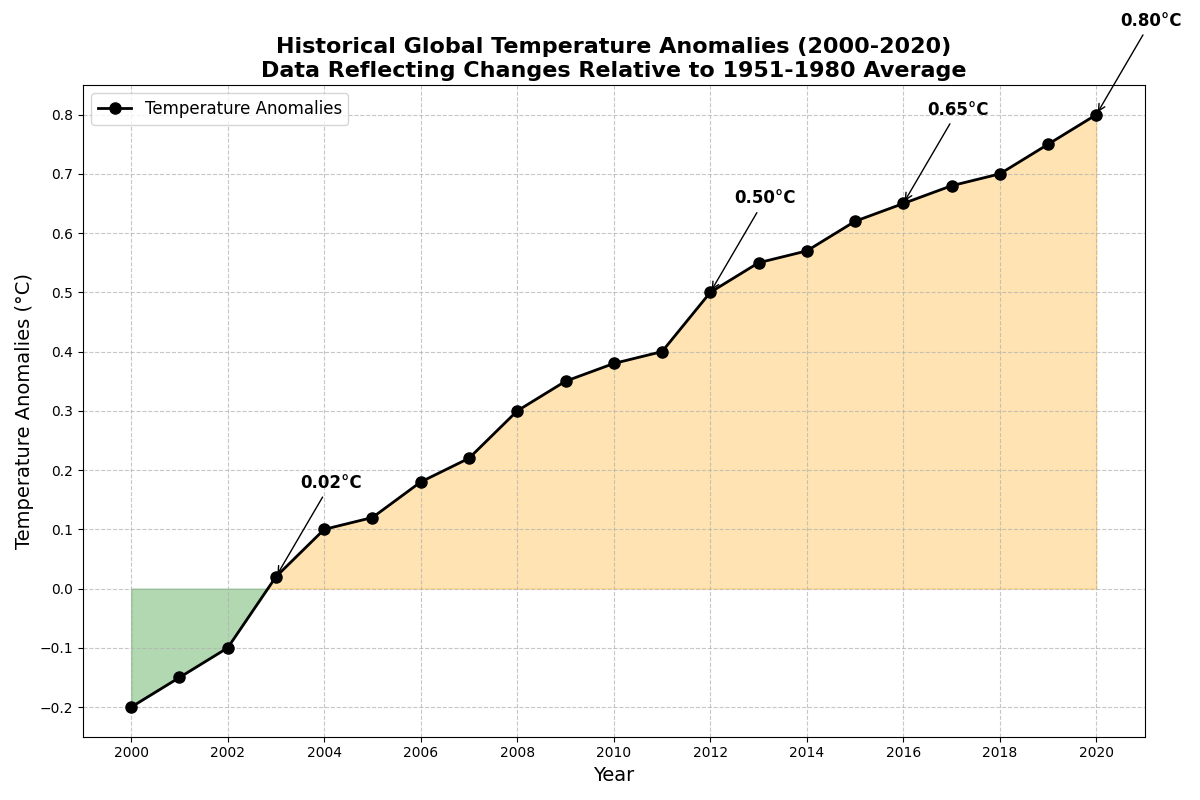

Source code (Python):
import matplotlib.pyplot as plt
import numpy as np

years = np.arange(2000, 2021)

temperature_anomalies = np.array([-0.2, -0.15, -0.1, 0.02, 0.1, 0.12, 0.18, 0.22, 0.3, 0.35, 
                         0.38, 0.4, 0.5, 0.55, 0.57, 0.62, 0.65, 0.68, 0.7, 0.75, 0.8])

# New set of colors for the different levels of temperature anomalies
colors_below = 'green'  # temperatures below baseline
colors_above = 'orange' # temperatures above baseline

fig, ax = plt.subplots(figsize=(12, 8))

ax.plot(years, temperature_anomalies, marker='o', linestyle='-', color='black', linewidth=2, markersize=8, label='Temperature Anomalies')

# Apply the new color scheme to fill under the curve
ax.fill_between(years, temperature_anomalies, where=(temperature_anomalies < 0), color=colors_below, alpha=0.3, interpolate=True)
ax.fill_between(years, temperature_anomalies, where=(temperature_anomalies >= 0), color=colors_above, alpha=0.3, interpolate=True)

ax.set_title("Historical Global Temperature Anomalies (2000-2020)\nData Reflecting Changes Relative to 1951-1980 Average", fontsize=16, fontweight='bold')
ax.set_xlabel("Year", fontsize=14)
ax.set_ylabel("Temperature Anomalies (°C)", fontsize=14)

ax.set_xticks(np.arange(2000, 2021, 2))
ax.set_yticks(np.arange(-0.2, 0.9, 0.1))
ax.grid(True, linestyle='--', alpha=0.7)

ax.legend(loc="upper left", fontsize=12)

significant_points = [2003, 2012, 2016, 2020]
for sp in significant_points:
    sp_index = np.where(years == sp)[0][0]
    ax.annotate(f'{temperature_anomalies[sp_index]:.2f}°C', 
                xy=(sp, temperature_anomalies[sp_index]), 
                xytext=(sp+0.5, temperature_anomalies[sp_index]+0.15),
                arrowprops=dict(facecolor='black', arrowstyle='->'),
                fontsize=12, fontweight='bold')

plt.tight_layout()
plt.show()
